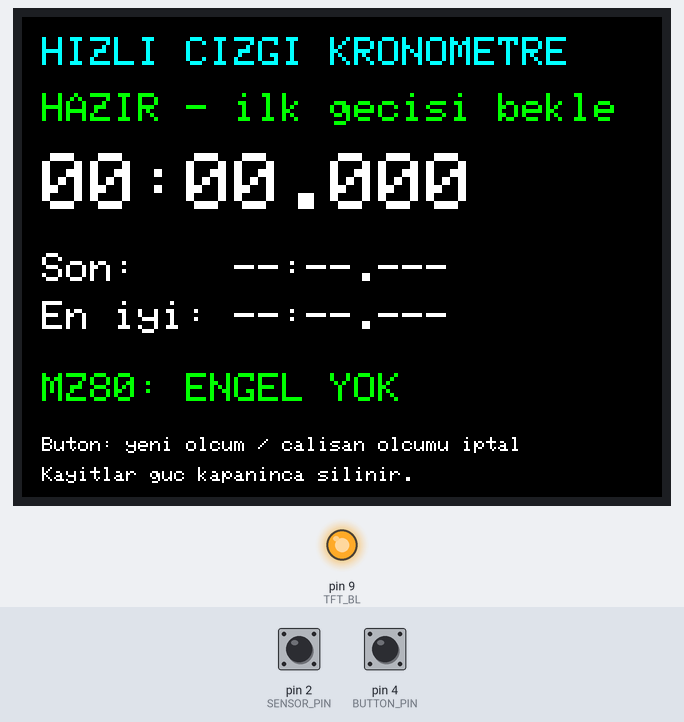
The sketch below on a simulated Arduino Uno, built with avr-gcc and run on an emulated ATmega328P. Shown: 320×240 colour display, output pins drawn as LEDs (lit = HIGH). The test bench sets the inputs (shaded band); at power-on: pin 4 (BUTTON_PIN) HIGH, pin 2 (SENSOR_PIN) HIGH.

Above: at 1.4 s.
1.5 s: pin 4 (BUTTON_PIN) pulled LOW for 0.15 s
At 1.93 s:
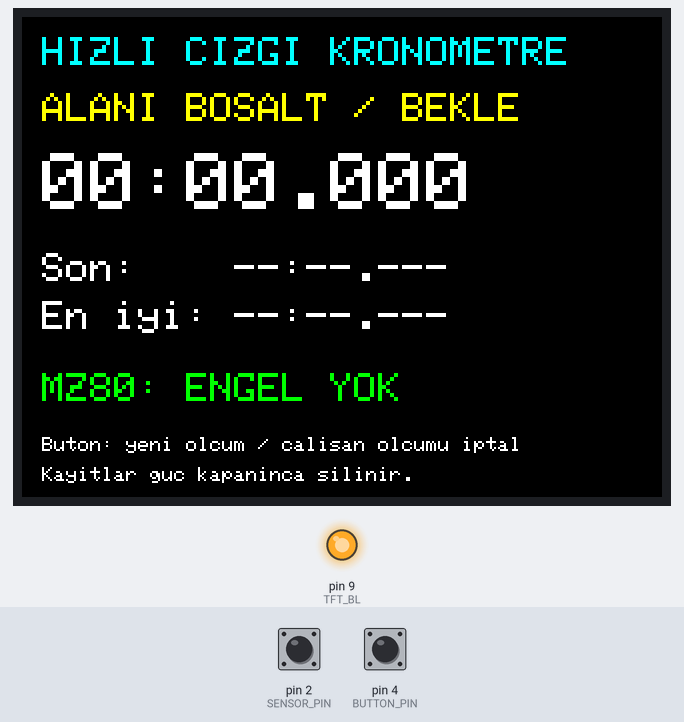
3.6 s: pin 2 (SENSOR_PIN) driven LOW
At 3.75 s:
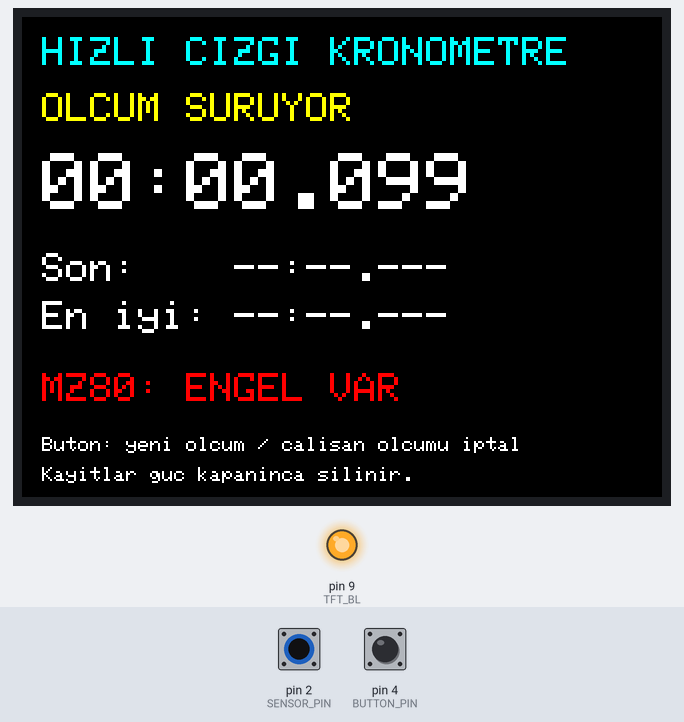
5.4 s: pin 4 (BUTTON_PIN) pulled LOW for 1 s
At 7.4 s:
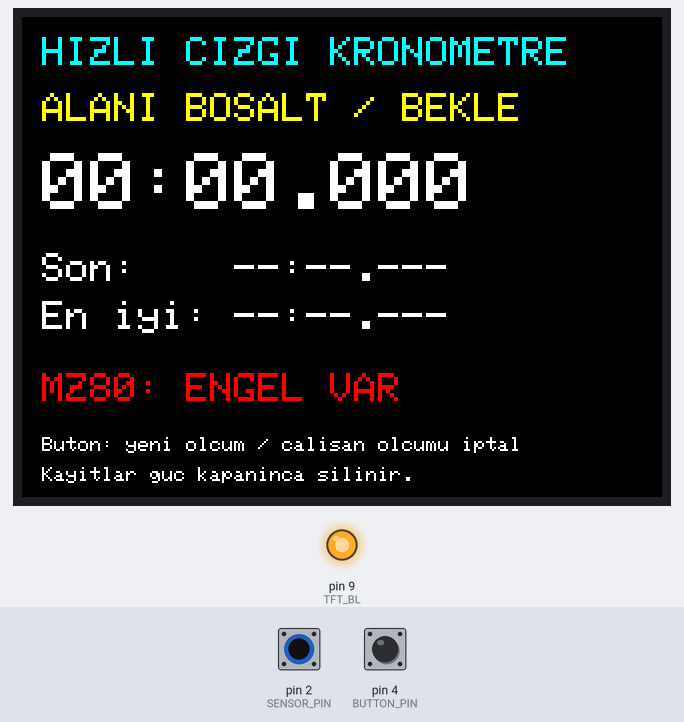
7.9 s: pin 2 (SENSOR_PIN) driven HIGH
At 8.7 s:
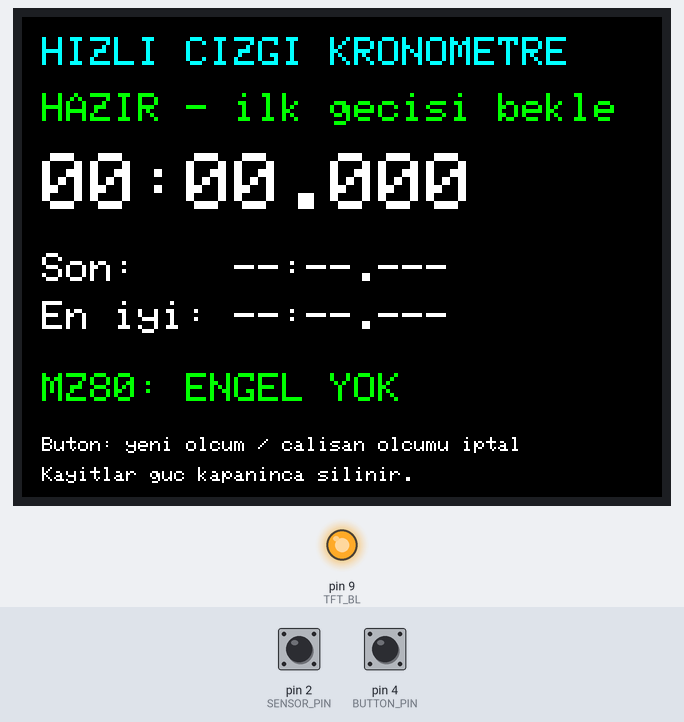
9.5 s: pin 2 (SENSOR_PIN) pulsed LOW 5 times (0.12 s each, 0.3 s apart)
At 12.1 s:
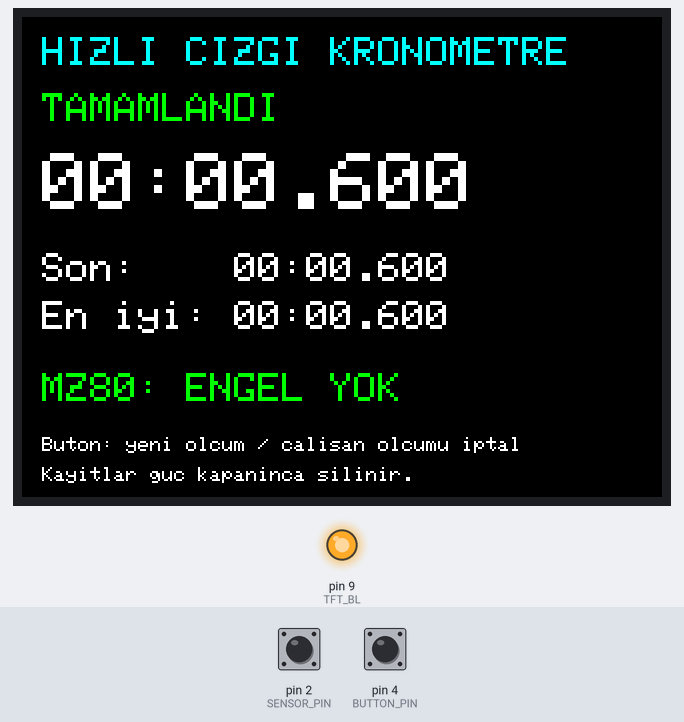
12.5 s: pin 4 (BUTTON_PIN) pulled LOW for 1 s
At 14.1 s:
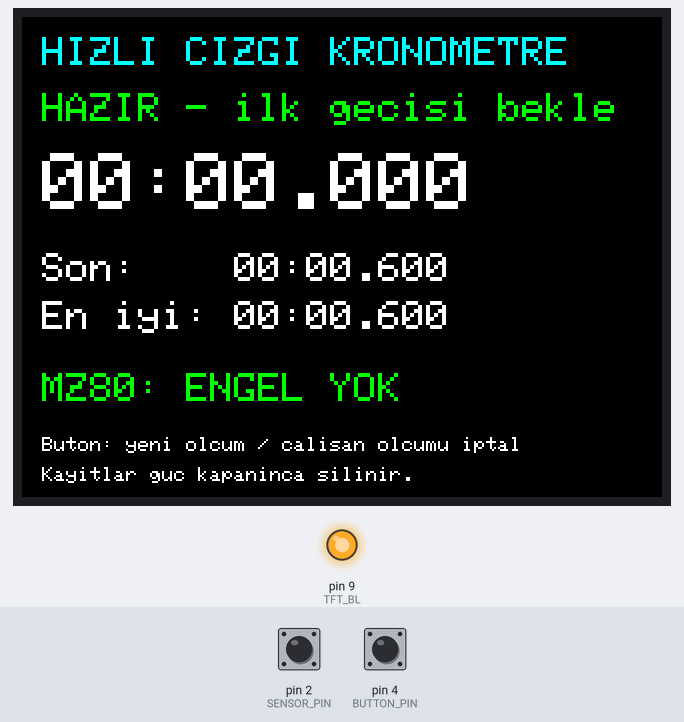
Timing chart, 0 to 15.6 s (numbered marks = the images above; inputs shaded):
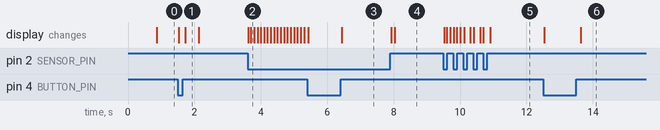

Measured:
- after the input at 1.5 s, the display: first changes at once (image 1 shows a later state)
- after the input at 3.6 s, the display: first changes at once (image 2 shows a later state)
- after the input at 7.9 s, the display: first changes at once (image 4 shows a later state)
- after the input at 9.5 s, the display: first changes at once (image 5 shows a later state)
- after the input at 12.5 s, the display: first changes at once (image 6 shows a later state)
- what the display in image 1 shows lasts 0.4 s, from 1.7 s to 2.1 s

The sketch:

robot_kronometre.ino
```cpp
#include <SPI.h>
#include <Adafruit_GFX.h>
#include <Adafruit_ILI9341.h>
#include <stdio.h>
#include "TimingCore.h"

// Waveshare 2.4inch LCD Module (8 pin, ILI9341), Uno donanimsal SPI.
constexpr uint8_t TFT_CS = 10;
constexpr uint8_t TFT_DC = 7;
constexpr uint8_t TFT_RST = 8;
constexpr uint8_t TFT_BL = 9;
constexpr uint8_t SENSOR_PIN = 2;  // MZ80 OUT: engel varken LOW, yokken HIGH.
constexpr uint8_t BUTTON_PIN = 4;  // Normalde acik buton -> GND.
constexpr uint32_t CLEAR_US = 30000UL;  // Yeniden kurmak icin en az 30 ms engel yok.
constexpr uint32_t BUTTON_DEBOUNCE_MS = 25UL;
constexpr uint32_t DISPLAY_INTERVAL_MS = 100UL;

Adafruit_ILI9341 tft(TFT_CS, TFT_DC, TFT_RST);
TimingCore timer;

volatile bool captureEnabled = false;
volatile bool edgePending = false;
volatile uint32_t edgeAt = 0;

bool clearTracking = false;
uint32_t clearSince = 0;
bool rawButton = HIGH;
bool stableButton = HIGH;
uint32_t buttonChangedAt = 0;
uint32_t lastDisplayAt = 0;
bool displayDirty = true;

// ISR icinde ekran, Serial veya bekleme yok. Engel girisinde tek kenar yakalanir.
void onObjectDetected() {
  if (captureEnabled) {
    edgeAt = micros();
    edgePending = true;
    captureEnabled = false;
  }
}

void prepareMeasurement() {
  noInterrupts();
  captureEnabled = false;
  edgePending = false;
  interrupts();
  timer.reset(micros());
  clearTracking = false;
  displayDirty = true;
}

void serviceButton(uint32_t nowMs) {
  const bool reading = digitalRead(BUTTON_PIN);
  if (reading != rawButton) {
    rawButton = reading;
    buttonChangedAt = nowMs;
  }
  if (rawButton != stableButton &&
      uint32_t(nowMs - buttonChangedAt) >= BUTTON_DEBOUNCE_MS) {
    stableButton = rawButton;
    if (stableButton == LOW) prepareMeasurement();
  }
}

void serviceSensor() {
  uint32_t timestamp = 0;
  noInterrupts();
  const bool pending = edgePending;
  if (pending) {
    timestamp = edgeAt;
    edgePending = false;
  }
  interrupts();

  if (pending) {
    timer.crossing(timestamp);
    clearTracking = false;
    displayDirty = true;
  }

  const uint32_t now = micros();
  const TimingCore::State previousState = timer.state();
  timer.tick(now);
  if (timer.state() != previousState) displayDirty = true;

  if (timer.state() == TimingCore::FINISHED ||
      timer.state() == TimingCore::TIMED_OUT) {
    noInterrupts();
    captureEnabled = false;
    interrupts();
    return;
  }

  if (digitalRead(SENSOR_PIN) == LOW || rawButton == LOW || stableButton == LOW) {
    clearTracking = false;
    return;
  }
  if (!clearTracking) {
    clearSince = now;
    clearTracking = true;
  }
  if (uint32_t(now - clearSince) >= CLEAR_US && timer.canArm(now)) {
    // Son HIGH kontrolu ile kurma arasinda ISR calismasin.
    noInterrupts();
    if (!edgePending && digitalRead(SENSOR_PIN) == HIGH) {
      captureEnabled = true;
    }
    interrupts();
  }
}

void formatTime(uint32_t durationUs, char* text, size_t capacity) {
  const uint32_t totalMs = durationUs / 1000UL;
  snprintf(text, capacity, "%02lu:%02lu.%03lu",
           static_cast<unsigned long>(totalMs / 60000UL),
           static_cast<unsigned long>((totalMs / 1000UL) % 60UL),
           static_cast<unsigned long>(totalMs % 1000UL));
}

// Varsayilan sabit genislikli fontta yalniz degisen karakterleri ciz.
// Siyah arka plan eski karakteri kapatir; genis alanlari silip cizmek yok.
// Kisa metne geciste kalan karakterleri boslukla temizle.
void drawTextField(const char* text, char* previous, uint8_t columns,
                   int16_t x, int16_t y, uint8_t size, uint16_t color,
                   bool force) {
  tft.setTextSize(size);
  tft.setTextColor(color, ILI9341_BLACK);
  bool ended = false;
  for (uint8_t i = 0; i < columns; ++i) {
    if (!ended && text[i] == '\0') ended = true;
    const char character = ended ? ' ' : text[i];
    if (force || previous[i] != character) {
      tft.setCursor(x + i * 6 * size, y);
      tft.print(character);
      previous[i] = character;
    }
  }
}

void drawDisplay() {
  // Yaklasik 80 bayt karakter onbellegi; tam ekran tamponu yok.
  static char oldStatus[25] = {};
  static char oldTime[9] = {};
  static char oldLast[9] = {};
  static char oldBest[9] = {};
  static char oldSensor[25] = {};
  static uint16_t oldStatusColor = ILI9341_BLACK;
  static uint16_t oldSensorColor = ILI9341_BLACK;
  const bool armed = captureEnabled;
  const char* status = "";
  uint16_t statusColor = ILI9341_YELLOW;
  switch (timer.state()) {
    case TimingCore::READY:
      statusColor = armed ? ILI9341_GREEN : ILI9341_YELLOW;
      if (rawButton == LOW || stableButton == LOW) status = "BUTONU BIRAK";
      else status = armed ? "HAZIR - ilk gecisi bekle" : "ALANI BOSALT / BEKLE";
      break;
    case TimingCore::RUNNING:
      status = "OLCUM SURUYOR";
      break;
    case TimingCore::FINISHED:
      statusColor = ILI9341_GREEN;
      status = "TAMAMLANDI";
      break;
    case TimingCore::TIMED_OUT:
      statusColor = ILI9341_RED;
      status = "60 DK SINIRI ASILDI";
      break;
  }
  drawTextField(status, oldStatus, sizeof(oldStatus), 10, 38, 2,
                statusColor, statusColor != oldStatusColor);
  oldStatusColor = statusColor;

  char timeText[10];  // mm:ss.mmm + sonlandirici; olcum en fazla 60 dakika.
  formatTime(timer.elapsed(micros()), timeText, sizeof(timeText));
  drawTextField(timeText, oldTime, sizeof(oldTime), 10, 68, 4,
                ILI9341_WHITE, false);
  if (timer.hasLast()) formatTime(timer.last(), timeText, sizeof(timeText));
  drawTextField(timer.hasLast() ? timeText : "--:--.---", oldLast,
                sizeof(oldLast), 106, 118, 2, ILI9341_WHITE, false);
  if (timer.hasLast()) formatTime(timer.best(), timeText, sizeof(timeText));
  drawTextField(timer.hasLast() ? timeText : "--:--.---", oldBest,
                sizeof(oldBest), 106, 142, 2, ILI9341_WHITE, false);

  const bool objectDetected = digitalRead(SENSOR_PIN) == LOW;
  const uint16_t sensorColor = objectDetected ? ILI9341_RED : ILI9341_GREEN;
  drawTextField(objectDetected ? "MZ80: ENGEL VAR" : "MZ80: ENGEL YOK",
                oldSensor, sizeof(oldSensor), 10, 178, 2, sensorColor,
                sensorColor != oldSensorColor);
  oldSensorColor = sensorColor;
}

void setup() {
  // 5 V aktif-LOW MZ80 cikisini bosta HIGH tut. Sensoru GPIO'dan besleme.
  pinMode(SENSOR_PIN, INPUT_PULLUP);
  pinMode(BUTTON_PIN, INPUT_PULLUP);
  pinMode(TFT_BL, OUTPUT);
  digitalWrite(TFT_BL, LOW);
  tft.begin();
  tft.setRotation(1);
  tft.setTextWrap(false);
  tft.fillScreen(ILI9341_BLACK);
  tft.setTextColor(ILI9341_CYAN);
  tft.setTextSize(2);
  tft.setCursor(10, 10);
  tft.print(F("HIZLI CIZGI KRONOMETRE"));
  tft.setTextColor(ILI9341_WHITE, ILI9341_BLACK);
  tft.setTextSize(2);
  tft.setCursor(10, 118);
  tft.print(F("Son:"));
  tft.setCursor(10, 142);
  tft.print(F("En iyi:"));
  tft.setTextSize(1);
  tft.setCursor(10, 210);
  tft.print(F("Buton: yeni olcum / calisan olcumu iptal"));
  tft.setCursor(10, 225);
  tft.print(F("Kayitlar guc kapaninca silinir."));
  digitalWrite(TFT_BL, HIGH);
  prepareMeasurement();
  attachInterrupt(digitalPinToInterrupt(SENSOR_PIN), onObjectDetected, FALLING);
}

void loop() {
  const uint32_t nowMs = millis();
  serviceButton(nowMs);
  serviceSensor();
  if (displayDirty || uint32_t(nowMs - lastDisplayAt) >= DISPLAY_INTERVAL_MS) {
    displayDirty = false;
    lastDisplayAt = nowMs;
    drawDisplay();
  }
}
```

TimingCore.h
```cpp
#ifndef TIMING_CORE_H
#define TIMING_CORE_H

#include <stdint.h>

class TimingCore {
 public:
  enum State { READY, RUNNING, FINISHED, TIMED_OUT };
  // Gercek en kisa turdan kucuk olmali. Birimi mikrosaniye.
  static constexpr uint32_t MIN_GAP_US = 500000UL;
  // micros() tasmasindan once olcumu sonlandir (60 dakika).
  static constexpr uint32_t MAX_RUN_US = 3600000000UL;

  void reset(uint32_t now) {
    state_ = READY;
    transition_ = now;
    start_ = now;
  }

  bool canArm(uint32_t now) const {
    return (state_ == READY || state_ == RUNNING) &&
           uint32_t(now - transition_) >= MIN_GAP_US;
  }

  void crossing(uint32_t now) {
    if (!canArm(now)) return;
    if (state_ == READY) {
      start_ = now;
      transition_ = now;
      state_ = RUNNING;
      return;
    }
    const uint32_t duration = now - start_;
    if (duration >= MAX_RUN_US) {
      state_ = TIMED_OUT;
      return;
    }
    last_ = duration;
    if (!hasLast_ || duration < best_) best_ = duration;
    hasLast_ = true;
    state_ = FINISHED;
    transition_ = now;
  }

  void tick(uint32_t now) {
    if (state_ == RUNNING && uint32_t(now - start_) >= MAX_RUN_US) {
      state_ = TIMED_OUT;
    }
  }

  State state() const { return state_; }
  bool hasLast() const { return hasLast_; }
  uint32_t last() const { return last_; }
  uint32_t best() const { return best_; }
  uint32_t elapsed(uint32_t now) const {
    if (state_ == RUNNING) return uint32_t(now - start_);
    if (state_ == FINISHED) return last_;
    if (state_ == TIMED_OUT) return MAX_RUN_US;
    return 0;
  }

 private:
  State state_ = READY;
  uint32_t start_ = 0;
  uint32_t transition_ = 0;
  uint32_t last_ = 0;
  uint32_t best_ = 0;
  bool hasLast_ = false;
};

#endif
```
